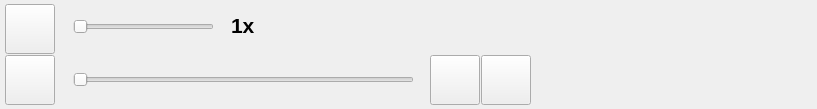
<?xml version="1.0" encoding="UTF-8"?>
<ui version="4.0">
 <class>ReviewCtrls</class>
 <widget class="QWidget" name="ReviewCtrls">
  <property name="geometry">
   <rect>
    <x>0</x>
    <y>0</y>
    <width>817</width>
    <height>109</height>
   </rect>
  </property>
  <property name="windowTitle">
   <string>Form</string>
  </property>
  <widget class="RangeSlider" name="reviewSlider">
   <property name="geometry">
    <rect>
     <x>73</x>
     <y>59</y>
     <width>341</width>
     <height>41</height>
    </rect>
   </property>
   <property name="toolTip">
    <string>Slider adjusts the playback position</string>
   </property>
   <property name="value">
    <number>0</number>
   </property>
   <property name="orientation">
    <enum>Qt::Horizontal</enum>
   </property>
   <property name="tickInterval">
    <number>0</number>
   </property>
  </widget>
  <widget class="QPushButton" name="play">
   <property name="geometry">
    <rect>
     <x>5</x>
     <y>55</y>
     <width>50</width>
     <height>50</height>
    </rect>
   </property>
   <property name="toolTip">
    <string>Starts playback from the current position</string>
   </property>
   <property name="autoFillBackground">
    <bool>false</bool>
   </property>
   <property name="styleSheet">
    <string notr="true"/>
   </property>
   <property name="text">
    <string/>
   </property>
   <property name="icon">
    <iconset resource="../Media/media.qrc">
     <normaloff>:/Review_Ctrl_Play_96.png</normaloff>:/Review_Ctrl_Play_96.png</iconset>
   </property>
   <property name="iconSize">
    <size>
     <width>32</width>
     <height>32</height>
    </size>
   </property>
   <property name="checkable">
    <bool>true</bool>
   </property>
  </widget>
  <widget class="QPushButton" name="repeat">
   <property name="geometry">
    <rect>
     <x>430</x>
     <y>55</y>
     <width>50</width>
     <height>50</height>
    </rect>
   </property>
   <property name="toolTip">
    <string>Auto restarts the log playback upon completion</string>
   </property>
   <property name="autoFillBackground">
    <bool>false</bool>
   </property>
   <property name="styleSheet">
    <string notr="true"/>
   </property>
   <property name="text">
    <string/>
   </property>
   <property name="icon">
    <iconset resource="../Media/media.qrc">
     <normaloff>:/Review_Ctrl_Repeat_96.png</normaloff>:/Review_Ctrl_Repeat_96.png</iconset>
   </property>
   <property name="iconSize">
    <size>
     <width>32</width>
     <height>32</height>
    </size>
   </property>
   <property name="checkable">
    <bool>true</bool>
   </property>
  </widget>
  <widget class="QPushButton" name="speed">
   <property name="geometry">
    <rect>
     <x>5</x>
     <y>4</y>
     <width>50</width>
     <height>50</height>
    </rect>
   </property>
   <property name="toolTip">
    <string>Adjusts the speed of playback</string>
   </property>
   <property name="autoFillBackground">
    <bool>false</bool>
   </property>
   <property name="styleSheet">
    <string notr="true"/>
   </property>
   <property name="text">
    <string/>
   </property>
   <property name="icon">
    <iconset resource="../Media/media.qrc">
     <normaloff>:/Review_Ctrl_Speed_96.png</normaloff>:/Review_Ctrl_Speed_96.png</iconset>
   </property>
   <property name="iconSize">
    <size>
     <width>32</width>
     <height>32</height>
    </size>
   </property>
   <property name="checkable">
    <bool>false</bool>
   </property>
  </widget>
  <widget class="QSlider" name="speedSlider">
   <property name="geometry">
    <rect>
     <x>73</x>
     <y>17</y>
     <width>141</width>
     <height>20</height>
    </rect>
   </property>
   <property name="minimum">
    <number>0</number>
   </property>
   <property name="maximum">
    <number>3</number>
   </property>
   <property name="pageStep">
    <number>1</number>
   </property>
   <property name="value">
    <number>0</number>
   </property>
   <property name="orientation">
    <enum>Qt::Horizontal</enum>
   </property>
   <property name="tickInterval">
    <number>0</number>
   </property>
  </widget>
  <widget class="QLabel" name="playbackSpeed">
   <property name="geometry">
    <rect>
     <x>231</x>
     <y>15</y>
     <width>41</width>
     <height>20</height>
    </rect>
   </property>
   <property name="font">
    <font>
     <family>Arial</family>
     <pointsize>16</pointsize>
     <weight>75</weight>
     <bold>true</bold>
    </font>
   </property>
   <property name="text">
    <string>1x</string>
   </property>
  </widget>
  <widget class="QLabel" name="playbackTime">
   <property name="geometry">
    <rect>
     <x>540</x>
     <y>68</y>
     <width>261</width>
     <height>20</height>
    </rect>
   </property>
   <property name="font">
    <font>
     <family>Arial</family>
     <pointsize>16</pointsize>
     <weight>75</weight>
     <bold>true</bold>
    </font>
   </property>
   <property name="text">
    <string/>
   </property>
  </widget>
  <widget class="QPushButton" name="exportVid">
   <property name="geometry">
    <rect>
     <x>481</x>
     <y>55</y>
     <width>50</width>
     <height>50</height>
    </rect>
   </property>
   <property name="toolTip">
    <string>Export the section of log file to a video</string>
   </property>
   <property name="autoFillBackground">
    <bool>false</bool>
   </property>
   <property name="styleSheet">
    <string notr="true"/>
   </property>
   <property name="text">
    <string/>
   </property>
   <property name="icon">
    <iconset resource="../Media/media.qrc">
     <normaloff>:/Review_Func_Export_96.png</normaloff>:/Review_Func_Export_96.png</iconset>
   </property>
   <property name="iconSize">
    <size>
     <width>32</width>
     <height>32</height>
    </size>
   </property>
   <property name="checkable">
    <bool>true</bool>
   </property>
  </widget>
 </widget>
 <customwidgets>
  <customwidget>
   <class>RangeSlider</class>
   <extends>QSlider</extends>
   <header>..\Controls\RangeSlider.h</header>
  </customwidget>
 </customwidgets>
 <resources>
  <include location="../Media/media.qrc"/>
 </resources>
 <connections/>
</ui>
